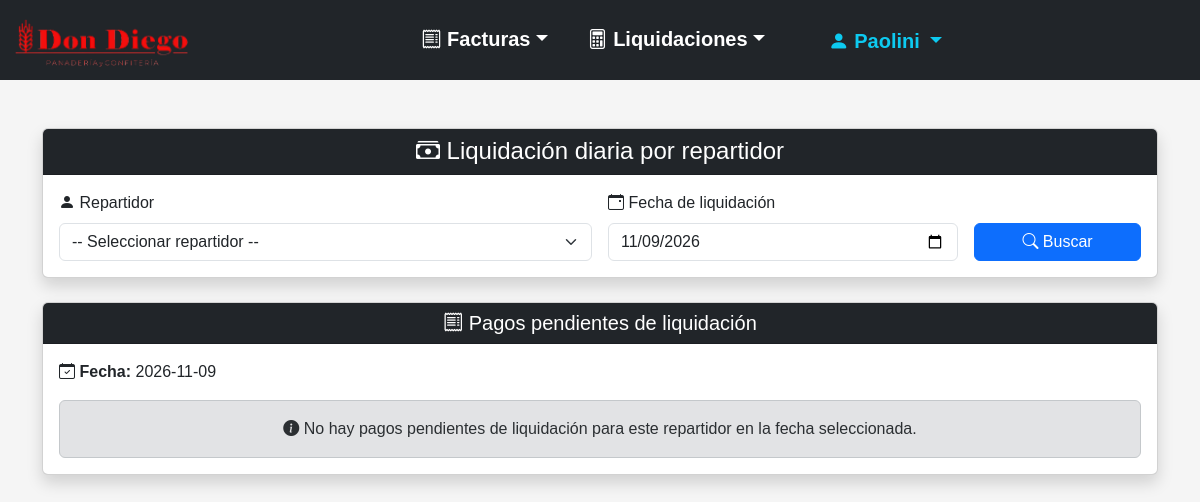
The page /Panaderia-v2/liquidacion_diaria.php?id_repartidor=2 (signed in) on the database as committed earlier.
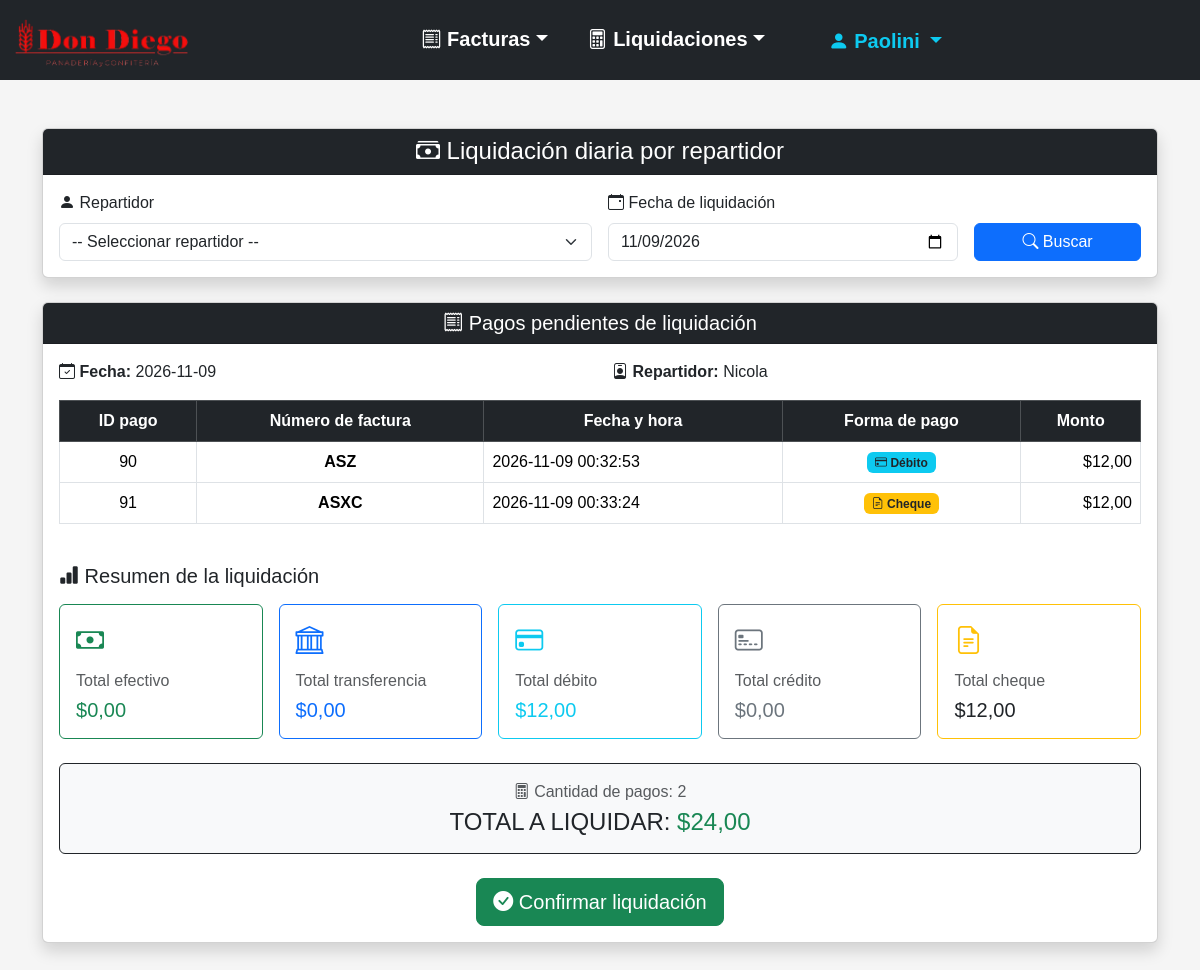
The same page on the database as committed later.
### tables this page shows
CREATE TABLE `usuario` (
  `id` smallint(5) UNSIGNED NOT NULL,
  `usuario` varchar(32) NOT NULL,
  `contrasenia` varchar(255) NOT NULL,
  `activo` tinyint(1) NOT NULL DEFAULT 1,
  `id_ROL` tinyint(3) UNSIGNED NOT NULL
);

CREATE TABLE `pago` (
  `id` int(10) UNSIGNED NOT NULL,
  `id_factura` int(10) UNSIGNED NOT NULL,
  `id_repartidor` smallint(5) UNSIGNED NOT NULL,
  `monto` decimal(8,2) NOT NULL,
  `forma_pago` enum('Efectivo','Transferencia','Debito','Credito','Cheque') NOT NULL,
  `fecha_hora` datetime NOT NULL DEFAULT current_timestamp(),
  `liquidado` tinyint(1) NOT NULL DEFAULT 0,
  `id_liquidacion` int(10) UNSIGNED DEFAULT NULL
);

CREATE TABLE `factura` (
  `id` int(10) UNSIGNED NOT NULL,
  `numero_serie` varchar(20) NOT NULL,
  `monto` decimal(8,2) NOT NULL,
  `fecha_registro` datetime NOT NULL,
  `fecha_cobro` datetime DEFAULT NULL,
  `estado` enum('Cobrado','Pendiente','Anulada') NOT NULL DEFAULT 'Pendiente',
  `id_usuario_registro` smallint(5) UNSIGNED NOT NULL,
  `id_usuario_asignado` smallint(5) DEFAULT NULL
);

### Panaderia-v2/liquidacion_diaria.php (the view, shortened to what the rows shown need)
<?php
require_once "conexion.php";
$pagos = [];
$id_repartidor_seleccionado = $_GET["id_repartidor"] ?? "";
$fecha_seleccionada = $_GET["fecha"] ?? date("Y-m-d");
if (
    $id_repartidor_seleccionado !== ""
    && $fecha_seleccionada !== ""
) {
    try {
        $sqlPagos = "SELECT p.id, p.id_factura, p.id_repartidor, p.monto, p.forma_pago, p.fecha_hora, p.liquidado, f.numero_serie, u.usuario AS nombre_repartidor
            FROM pago p INNER JOIN factura f ON p.id_factura = f.id INNER JOIN usuario u ON p.id_repartidor = u.id
            WHERE p.id_repartidor = :id_repartidor AND DATE(p.fecha_hora) = :fecha AND p.liquidado = 0
            ORDER BY p.fecha_hora ASC
        ";
        $stmtPagos = $conexion->prepare($sqlPagos);
        $stmtPagos->execute([":id_repartidor" => $id_repartidor_seleccionado, ":fecha" => $fecha_seleccionada]);
        $pagos = $stmtPagos->fetchAll(PDO::FETCH_ASSOC);
    } catch (PDOException $e) {
        $pagos = [];
        $error = "Error al obtener los pagos del repartidor.";
    }
}
?>
<!DOCTYPE html>
<html lang="es">
<head>
    <link rel="stylesheet" href="css/bootstrap-5.3.8/css/bootstrap.min.css">
    <link rel="stylesheet" href="imagenes/bootstrap-icons-1.13.1/bootstrap-icons.min.css">
    <link rel="stylesheet" href="css/estilo.css">
</head>
<body>
    <?php require_once "menu.php"; ?>
    <div class="container mt-5 mb-5">
        <?php if (
            $id_repartidor_seleccionado !== ""
            && $fecha_seleccionada !== ""
        ): ?>
            <div class="card shadow mb-4">
                <div class="card-body">
                    <div class="row mb-3">
                        <div class="col-md-6">
                            <strong> <i class="bi bi-calendar-check"></i> Fecha:</strong>
                            <?= htmlspecialchars($fecha_seleccionada) ?>
                        </div>
                        <?php if (count($pagos) > 0): ?>
                            <div class="col-md-6">
                                <strong><i class="bi bi-person-badge"></i> Repartidor:</strong>
                                <?= htmlspecialchars($pagos[0]["nombre_repartidor"]) ?>
                            </div>
                        <?php endif; ?>
                    </div>
                    <?php if (count($pagos) > 0): ?>
                        <div class="table-responsive">
                            <table class="table table-bordered table-hover align-middle">
                                <thead class="table-dark text-center">
                                    <tr>
                                        <th>ID pago</th>
                                        <th>Número de factura</th>
                                        <th>Fecha y hora</th>
                                        <th>Forma de pago</th>
                                        <th>Monto</th>
                                    </tr>
                                </thead>
                                <tbody>
                                    <?php foreach ($pagos as $pago): ?>
                                        <tr>
                                            <td class="text-center"><?= htmlspecialchars($pago["id"]) ?></td>
                                            <td class="text-center fw-bold"><?= htmlspecialchars($pago["numero_serie"]) ?></td>
                                            <td><?= htmlspecialchars($pago["fecha_hora"]) ?></td>
                                            <td class="text-center">
                                            <?php
                                            switch ($pago["forma_pago"]) {
                                                case "Debito":
                                                    $clase = "bg-info text-dark";
                                                    $icono = "bi-credit-card";
                                                    $nombre = "Débito";
                                                    break;
                                                case "Cheque":
                                                    $clase = "bg-warning text-dark";
                                                    $icono = "bi-file-earmark-text";
                                                    $nombre = "Cheque";
                                                    break;
                                            }
                                            ?>
                                            <span class="badge <?= $clase ?>">
                                                <i class="bi <?= $icono ?>"></i>
                                                <?= htmlspecialchars($nombre) ?>
                                            </span>
                                            </td>
                                            <td class="text-end text-nowrap">
                                                $<?= number_format($pago["monto"], 2, ",", ".") ?>
                                            </td>
                                        </tr>
                                    <?php endforeach; ?>
                                </tbody>
                            </table>
                        </div>
                    <?php endif; ?>
                </div>
            </div>
        <?php endif; ?>
    </div>
</body>
</html>

### Panaderia-v2/menu.php (shortened to what the rows shown need)
<?php
if (isset($_SESSION["id_usuario"])) {
    $sqlUsuario = "SELECT usuario FROM usuario WHERE id = ?";
    $stmtUsuario = $conexion->prepare($sqlUsuario);
    $stmtUsuario->execute([$_SESSION["id_usuario"]]);
    $usuarioLogueado = $stmtUsuario->fetch(PDO::FETCH_ASSOC);
}
?>
<nav class="navbar navbar-expand-lg navbar-dark bg-dark">
    <div class="container-fluid">
        <div class="offcanvas offcanvas-end text-bg-dark" tabindex="-1" id="menuNavegacion" aria-labelledby="menuNavegacionLabel">
            <div class="offcanvas-body justify-content-center">
                <ul class="navbar-nav flex-grow-1 pe-3 gap-4 fs-5">
                    <li class="nav-item dropdown mt-auto pe-3 fs-5 d-xxl-none">
                       <a class="nav-link dropdown-toggle fw-bold usuario-menu" href="#" role="button" data-bs-toggle="dropdown" aria-expanded="false">
                            <i class="bi bi-person-fill"></i>
                            <?= htmlspecialchars($usuarioLogueado["usuario"]) ?>
                        </a>
                    </li>
                </ul>
            </div>
        </div>
    </div>
</nav>

Rows that differ between the two databases and show on the page:
now on this page (row edited): usuario: usuario "Nicola"
added pago: id "90", id_factura.numero_serie "ASZ", fecha_hora "2026-11-09 00:32:53", forma_pago "Débito", monto "12,00"
added pago: id "91", id_factura.numero_serie "ASXC", fecha_hora "2026-11-09 00:33:24", forma_pago "Cheque", monto "12,00"
Other text that changed with them:
$total_efectivo: (not shown) → "0,00"
$total_transferencia: (not shown) → "0,00"
$total_debito: (not shown) → "12,00"
$total_credito: (not shown) → "0,00"
$total_cheque: (not shown) → "12,00"
count($pagos): (not shown) → "2"
$total_general: (not shown) → "24,00"
text no longer shown: "No hay pagos pendientes de liquidación para este repartidor en la fecha seleccionada."
text now shown: "Repartidor: ID pago Número de factura Fecha y hora Forma de pago Monto Resumen de la liquidación Total efectivo $ Total transferencia $ Total débito $ Total crédito $ Total cheque $ Cantidad de pagos: TOTAL A LIQUIDAR: $ Confirmar liquidación"
